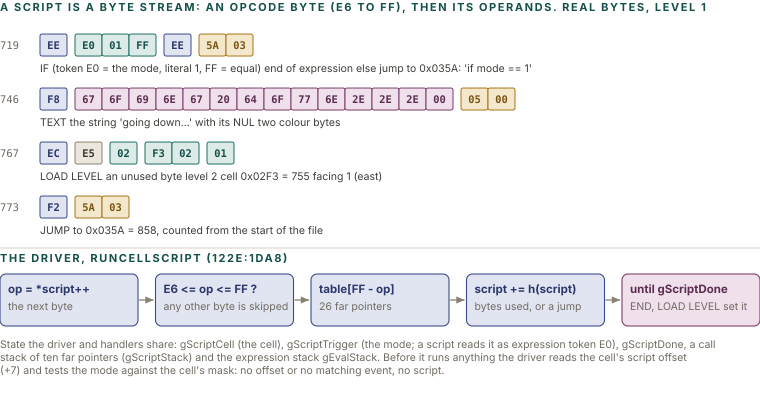

Recreate this plot in Python.
import sys; sys.path.insert(0, '.')
from figlib import *

c = Canvas(760, 400)
c.section(0, 11, "A SCRIPT IS A BYTE STREAM: AN OPCODE BYTE (E6 TO FF), THEN ITS OPERANDS. REAL BYTES, LEVEL 1")
BX0 = 40

def row(y, off, groups, caption, bw=27):
    c.text(0, y + 15, off, size=10.5, color=MUTED, mono=True)
    x = BX0
    for kind, hx in groups:
        for h in hx:
            c.rect(x, y, bw, 22, fill=PAL[kind][2], stroke=PAL[kind][1], sw=1, rx=2)
            c.text(x + bw / 2, y + 15, h, size=10.5, weight=700, color=PAL[kind][0], anchor="middle", mono=True)
            x += bw
        x += 8
    c.text(BX0, y + 38, caption, size=10.5, color=INK2)

row(34, "719", [("navy", ["EE"]), ("teal", ["E0", "01", "FF"]), ("navy", ["EE"]), ("ochre", ["5A", "03"])],
    "IF  (token E0 = the mode, literal 1, FF = equal)  end of expression  else jump to 0x035A: 'if mode == 1'")
row(88, "746", [("navy", ["F8"]), ("plum", ["67", "6F", "69", "6E", "67", "20", "64", "6F", "77", "6E", "2E", "2E", "2E", "00"]), ("ochre", ["05", "00"])],
    "TEXT  the string 'going down...' with its NUL  two colour bytes")
row(142, "767", [("navy", ["EC"]), ("grey", ["E5"]), ("teal", ["02"]), ("teal", ["F3", "02"]), ("teal", ["01"])],
    "LOAD LEVEL  an unused byte  level 2  cell 0x02F3 = 755  facing 1 (east)")
row(196, "773", [("navy", ["F2"]), ("ochre", ["5A", "03"])],
    "JUMP  to 0x035A = 858, counted from the start of the file")

# the driver
Y = 262
c.line(0, Y - 14, 760, Y - 14, stroke=RULE)
c.section(0, Y, "THE DRIVER, RunCellScript (122E:1DA8)")
flow = [
    ("navy", "op = *script++", "the next byte"),
    ("navy", "E6 <= op <= FF ?", "any other byte is skipped"),
    ("navy", "table[FF - op]", "26 far pointers"),
    ("navy", "script += h(script)", "bytes used, or a jump"),
    ("plum", "until gScriptDone", "END, LOAD LEVEL set it"),
]
fw, fg = 138, 17.5
for i, (k, t, b) in enumerate(flow):
    x = i * (fw + fg)
    c.rect(x, Y + 12, fw, 52, fill=PAL[k][2], stroke=PAL[k][1], sw=1.1, rx=6)
    c.text(x + 8, Y + 31, t, size=11.5, weight=700, color=PAL[k][0])
    c.text(x + 8, Y + 48, b, size=10.5, color=MUTED)
    if i < 4:
        c.arrow([(x + fw + 1, Y + 38), (x + fw + fg - 2, Y + 38)], color=GREY)
yy = Y + 86
for l in wrap("State the driver and handlers share: gScriptCell (the cell), gScriptTrigger (the mode; a script reads it as expression token E0), gScriptDone, a call stack of ten far pointers (gScriptStack) and the expression stack gEvalStack. Before it runs anything the driver reads the cell's script offset (+7) and tests the mode against the cell's mask: no offset or no matching event, no script.", 720, 10.5):
    c.text(0, yy, l, size=10.5, color=MUTED)
    yy += 13
c.save("figs/wld_script.svg")
